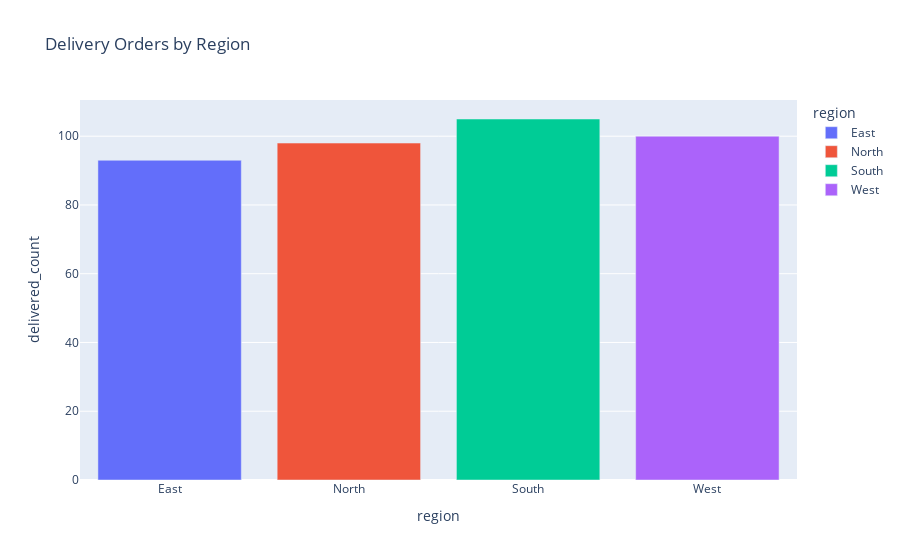

Notebook code for this chart:
### Code cell
fig = px.bar(delivery_orders,x='region',y='delivered_count', title='Delivery Orders by Region',color='region')
fig.show()

### Figure 1 — Plotly figure (JSON) as saved in the notebook; plotly's stock layout.template omitted (floating-point values rounded to 4 significant figures)
{"data": [{"alignmentgroup": "True", "hovertemplate": "region=%{x}<br>delivered_count=%{y}<extra></extra>", "legendgroup": "East", "marker": {"color": "#636efa", "pattern": {"shape": ""}}, "name": "East", "offsetgroup": "East", "orientation": "v", "showlegend": true, "textposition": "auto", "type": "bar", "x": ["East"], "xaxis": "x", "y": [93], "yaxis": "y"}, {"alignmentgroup": "True", "hovertemplate": "region=%{x}<br>delivered_count=%{y}<extra></extra>", "legendgroup": "North", "marker": {"color": "#EF553B", "pattern": {"shape": ""}}, "name": "North", "offsetgroup": "North", "orientation": "v", "showlegend": true, "textposition": "auto", "type": "bar", "x": ["North"], "xaxis": "x", "y": [98], "yaxis": "y"}, {"alignmentgroup": "True", "hovertemplate": "region=%{x}<br>delivered_count=%{y}<extra></extra>", "legendgroup": "South", "marker": {"color": "#00cc96", "pattern": {"shape": ""}}, "name": "South", "offsetgroup": "South", "orientation": "v", "showlegend": true, "textposition": "auto", "type": "bar", "x": ["South"], "xaxis": "x", "y": [105], "yaxis": "y"}, {"alignmentgroup": "True", "hovertemplate": "region=%{x}<br>delivered_count=%{y}<extra></extra>", "legendgroup": "West", "marker": {"color": "#ab63fa", "pattern": {"shape": ""}}, "name": "West", "offsetgroup": "West", "orientation": "v", "showlegend": true, "textposition": "auto", "type": "bar", "x": ["West"], "xaxis": "x", "y": [100], "yaxis": "y"}], "layout": {"barmode": "relative", "legend": {"title": {"text": "region"}, "tracegroupgap": 0}, "title": {"text": "Delivery Orders by Region"}, "xaxis": {"anchor": "y", "categoryarray": ["East", "North", "South", "West"], "categoryorder": "array", "domain": [0, 1], "title": {"text": "region"}}, "yaxis": {"anchor": "x", "domain": [0, 1], "title": {"text": "delivered_count"}}}}
